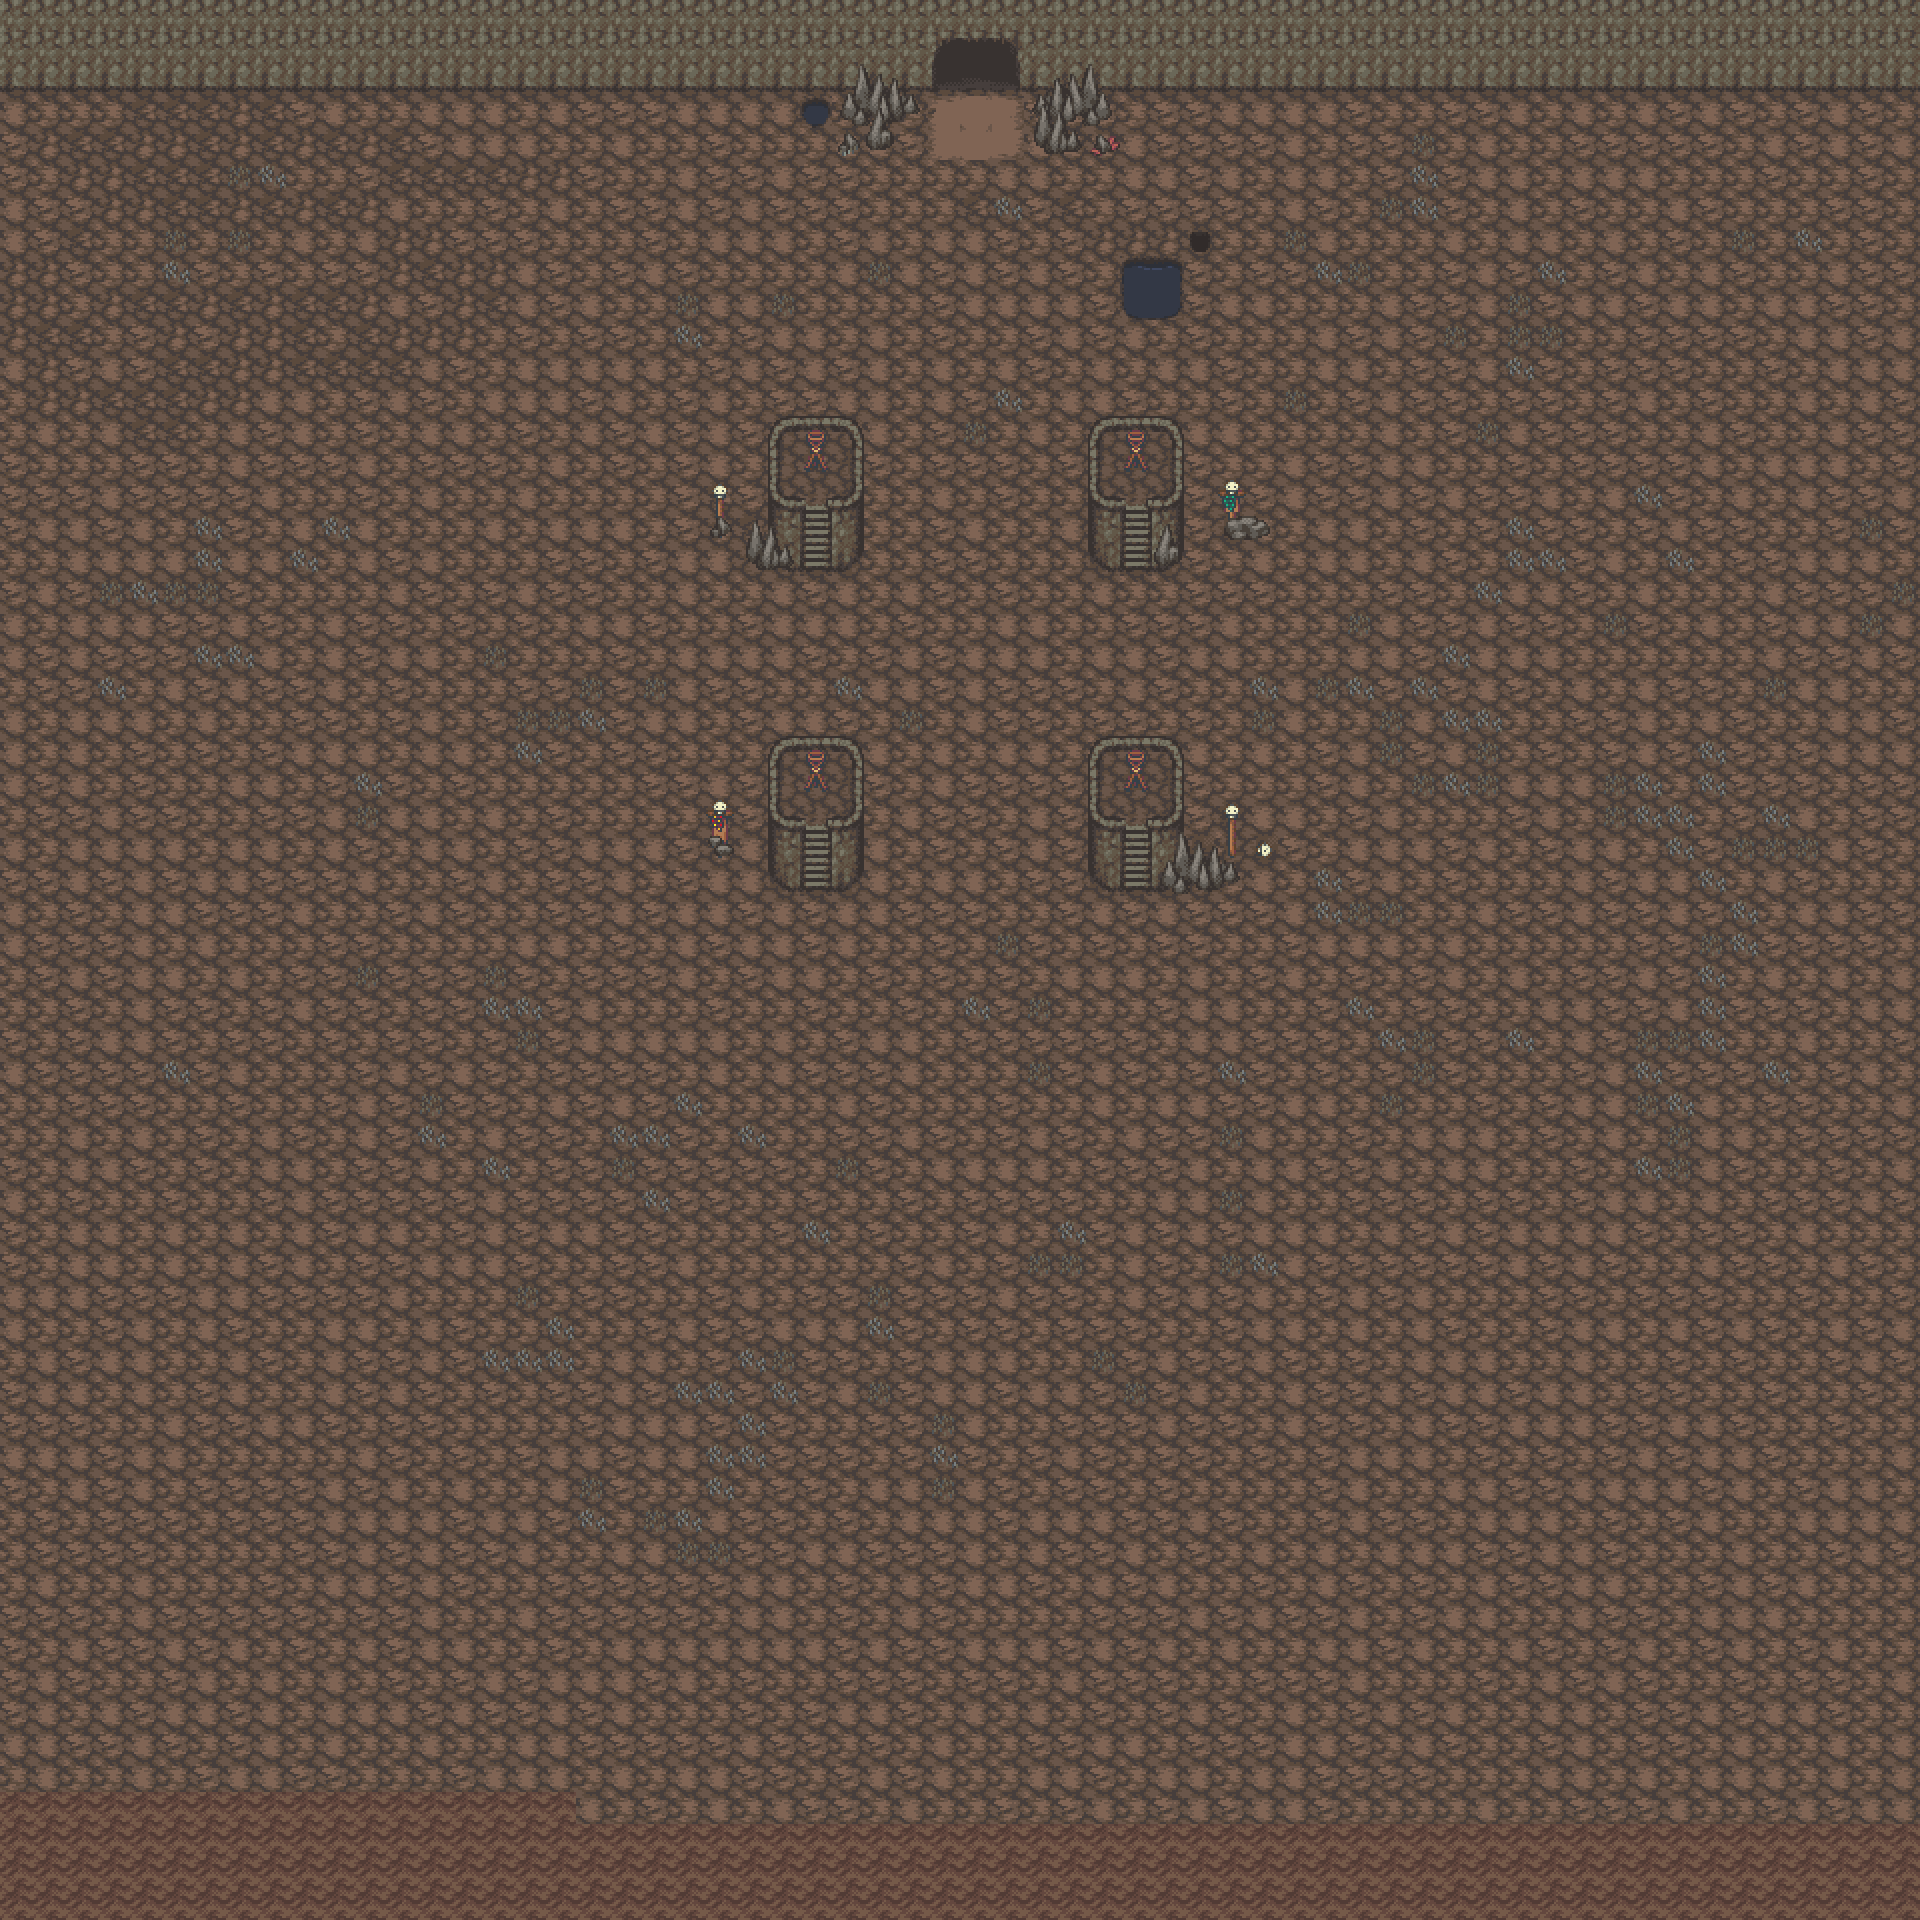

Tiled map render using the project's own tile images. Description and the map definition, with tile-layer contents summarised, below:
An orthogonal 60x60 tile map with 32x32 px tiles, 4 tile layers (Tile Layer 1, Tile Layer 2, Tile Layer 3, Tile Layer 4), 8 tilesets.

<map version="1.10" tiledversion="1.10.2" orientation="orthogonal" renderorder="right-down" width="60" height="60" tilewidth="32" tileheight="32" infinite="0" nextlayerid="6" nextobjectid="1">
 <tileset firstgid="1" source="tf_ff_tileA5_b.tsx" />
 <tileset firstgid="129" source="swampterrain_sheet.tsx" />
 <tileset firstgid="521" source="tf_B_ashlands_2.tsx" />
 <tileset firstgid="777" source="tf_ff_tileB_stone.tsx" />
 <tileset firstgid="1033" source="tf_A5_ashlands_2.tsx" />
 <tileset firstgid="1161" source="tf_A1_ashlands_2.tsx" />
 <tileset firstgid="1353" source="tf_A2_ashlands_2.tsx" />
 <tileset firstgid="1545" source="tileB_fortA.tsx" />
 <layer id="1" name="Tile Layer 1" width="60" height="60">
  <data>[3600 cells, 3422 non-empty, 13 distinct tile ids]</data>
 </layer>
 <layer id="2" name="Tile Layer 2" width="60" height="60">
  <data>[3600 cells, 3600 non-empty, 52 distinct tile ids]</data>
 </layer>
 <layer id="4" name="Tile Layer 3" width="60" height="60">
  <data>[3600 cells, 239 non-empty, 36 distinct tile ids]</data>
 </layer>
 <layer id="5" name="Tile Layer 4" width="60" height="60">
  <data>[3600 cells, 17 non-empty, 15 distinct tile ids]</data>
 </layer>
</map>
